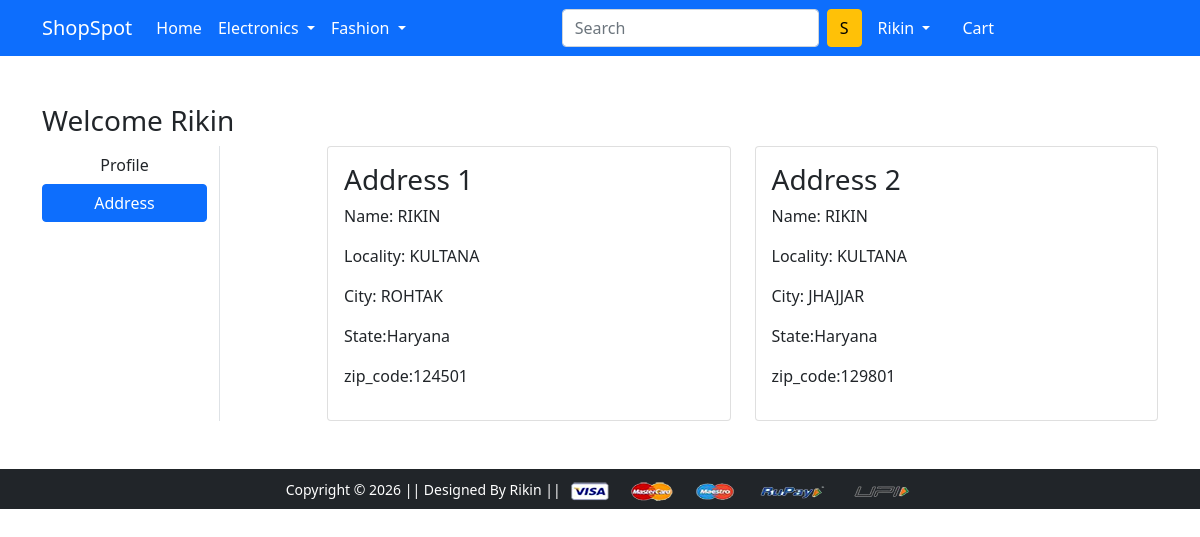
/address/ (signed in), run on the app's committed database.
### app/models.py (models this page shows, shortened)
class customer(models.Model):
    user = models.ForeignKey(User , on_delete=models.CASCADE)
    name = models.CharField(max_length=200)
    locality = models.CharField(max_length=200)
    city = models.CharField(max_length=300)
    zip_code = models.IntegerField()
    state = models.CharField(choices=STATE_CHOICE, max_length=70 )

### app/views.py (the view)
# urls.py: path('address/', views.address, name='address'),
def address(request):
 add = customer.objects.filter(user=request.user)
 return render(request, 'app/address.html',{'add':add,'active': 'btn-primary' })

### app/templates/app/address.html (shortened to what this page needs)
{% extends 'app/base.html' %}
{% load static %}
{% block main-content %}
<div class="container my-5">
 <div class="row">
 <h3>Welcome <span class="text-capitalize">{{request.user}}</span></h3>
  <div class="col-sm-2 border-end">
   <ul class="list-unstyled">
    <li class="d-grid"><a href="{% url 'profile' %}" class="btn ">Profile</a></li>
    <li class="d-grid"><a href="{% url 'address' %}" class="btn {{active}}">Address</a></li>
   </ul>
  </div>
  <div class="col-sm-9 offset-sm-1">
   <div class="row">
    {% for ad in add %}
    <div class="col-sm-6">
     <div class="card">
      <div class="card-body">
       <h3>Address {{forloop.counter}} </h3>
       <p>Name: {{ad.name}} </p>
       <p>Locality: {{ad.locality}} </p>
       <p>City: {{ad.city}} </p>
       <p>State:{{ad.state}}</p>
       <p>zip_code:{{ad.zip_code}}</p>
      </div>
     </div>
    </div>
    {% endfor %}
   </div>
  </div>
 </div>
</div>
{% endblock main-content %}

### app/templates/app/base.html (shortened to what this page needs)
<!doctype html>
{% load static %}
<html lang="en">
  <head>
    <link href="https://cdn.jsdelivr.net/npm/bootstrap@5.0.0-beta1/dist/css/bootstrap.min.css" rel="stylesheet">
    <link rel="stylesheet" href="{% static 'app/css/owl.carousel.min.css' %}">
    <link rel="stylesheet" href="{% static 'app/css/all.min.css' %}">
    <link rel="stylesheet" href="{% static 'app/css/style.css' %}">
  </head>
  <body>
    <nav class="navbar navbar-expand-lg navbar-dark bg-primary">
     <div class="container">
       <a class="navbar-brand" href="/">ShopSpot</a>
       <div class="collapse navbar-collapse" id="navbarSupportedContent">
         <ul class="navbar-nav me-auto mb-2 mb-lg-0">
           <li class="nav-item">
             <a class="nav-link active" aria-current="page" href="/">Home</a>
           </li>
           <li class="nav-item dropdown">
             <a class="nav-link dropdown-toggle text-white" href="#" id="electronicsDropdown" role="button" data-bs-toggle="dropdown" aria-expanded="false">
               Electronics
             </a>
           </li>
           <li class="nav-item dropdown">
             <a class="nav-link dropdown-toggle text-white" href="#" id="fashionDropdown" role="button" data-bs-toggle="dropdown" aria-expanded="false">
               Fashion
             </a>
           </li>
         </ul>
         <form class="d-flex">
           <input class="form-control me-2" type="search" placeholder="Search" aria-label="Search">
           <button class="btn btn-warning" type="submit">S</button>
         </form>
<ul class="navbar-nav me-auto mb-2 mb-lg-0">
    {% if request.user.is_authenticated %}
        <li class="nav-item dropdown mx-2">
            <a class="nav-link dropdown-toggle text-white"
               href="#"
               id="profileDropdown"
               role="button"
               data-bs-toggle="dropdown"
               aria-expanded="false">
               <span class="text-capitalize">{{request.user}}</span>            </a>
        </li>
        <li class="nav-item mx-2">
            <a href="{% url 'showcart' %}" class="nav-link text-white">
                 Cart
            </a>
        </li>
    {% endif %}
</ul>
       </div>
     </div>
    </nav>
    {% block main-content %} {% endblock main-content %}
    <footer class="container-fluid bg-dark text-center p-2 mt-5">
        <small class="text-white">Copyright &copy; 2026 || Designed By Rikin || </small>
        <img src="{% static 'app/images/payment.png' %}" alt="" srcset="" class="img-fluid" height="2px">
    </footer>
  </body>
</html>

### data on the page
customer: name "RIKIN", locality "KULTANA", city "ROHTAK", state "Haryana", zip_code "124501"
customer: name "RIKIN", locality "KULTANA", city "JHAJJAR", state "Haryana", zip_code "129801"

### other printed values
{{ request.user }} "Rikin"
